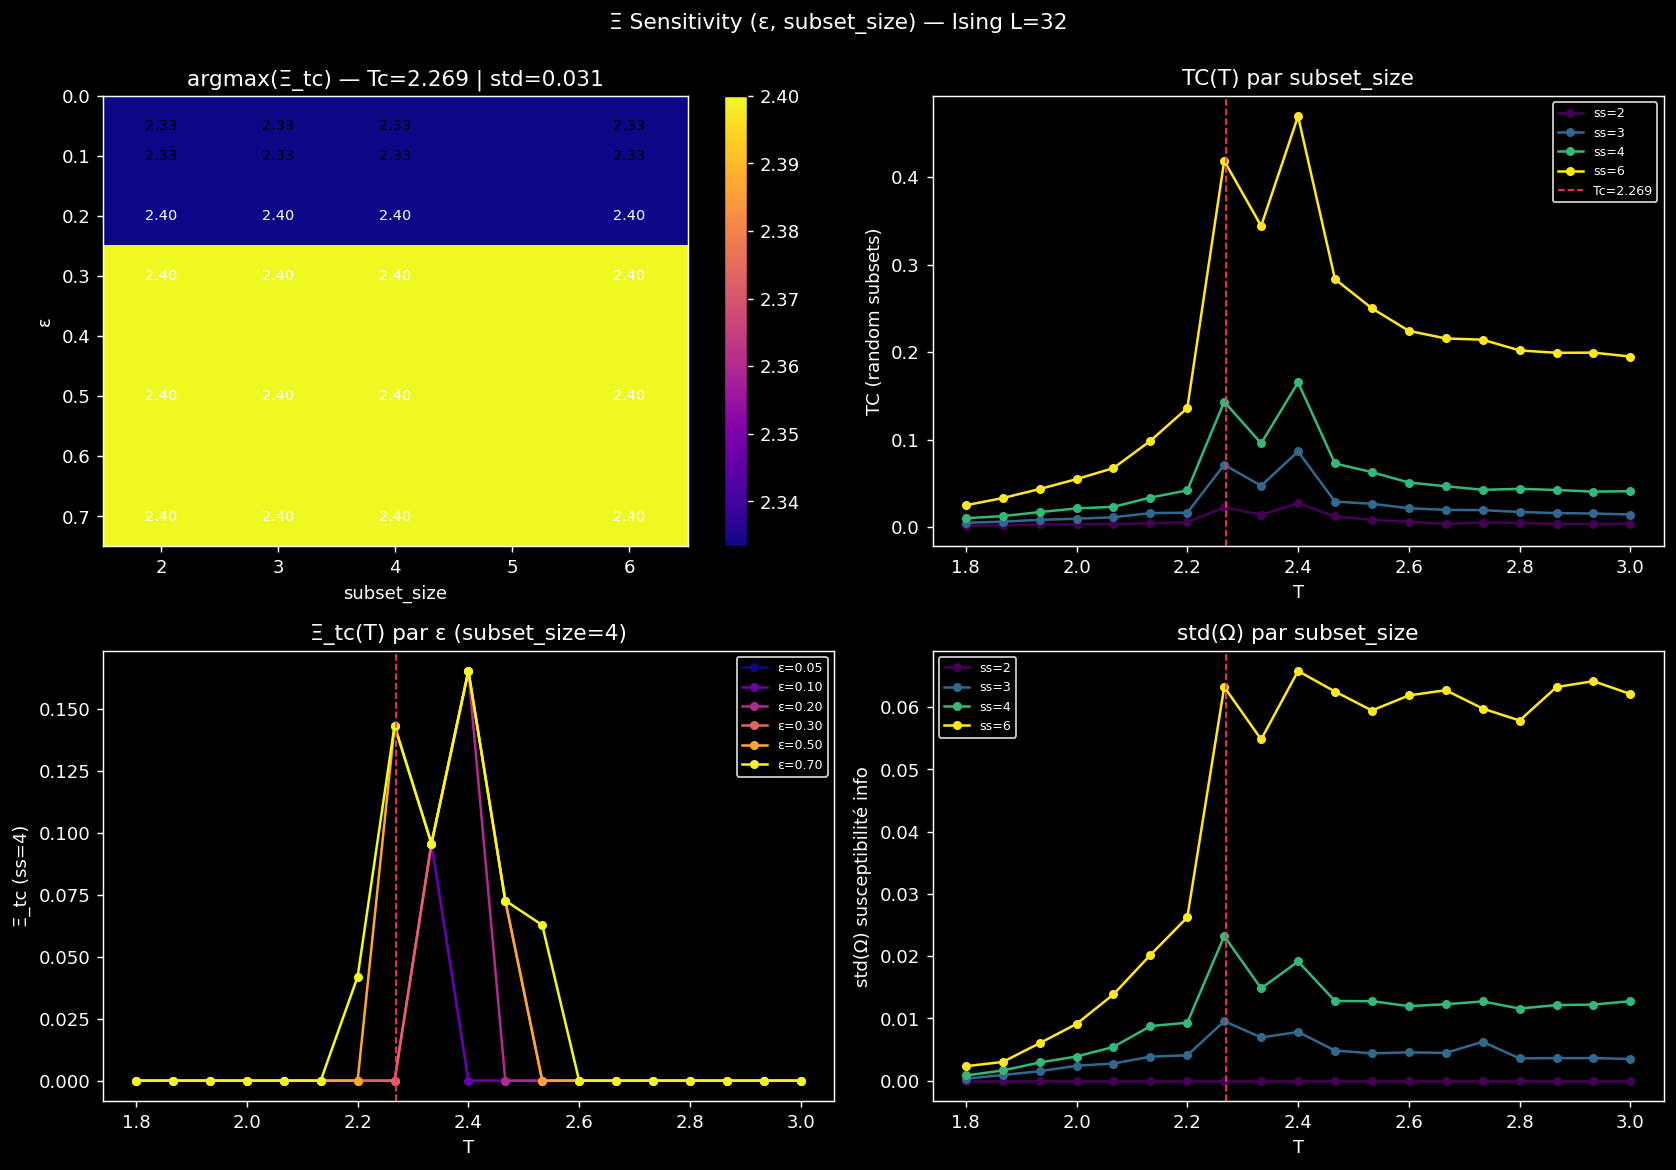

Reproduce this figure in Python.
"""Task #7 — Sensitivity sweep méta-paramètres Ising.

Test robustesse argmax Ξ_tc à Tc en fonction de :
  (a) ε : largeur edge mask
  (b) subset_size : taille des subsets pour O-info / TC

block_size fixé à 2 (contrainte : 2^N bins joint entropy).
Variation de subset_size via random-subset sur grille brute (subset_size ∈ {2,3,4,6}).

Si argmax reste à Tc sous variations larges → observable robuste.
Si décale ou disparaît → sensibilité méta-param → cadre fragile.
"""
import sys
import os
import json
import time
import numpy as np
import matplotlib.pyplot as plt

sys.path.insert(0, os.path.dirname(os.path.dirname(os.path.abspath(__file__))))

from systems.ising2d import simulate
from xi.edge import susceptibility, edge_mask
from xi.interaction import o_information, total_correlation
from xi.hierarchy import rg_blocks


def random_subset_tc_omega(snapshots, subset_size=4, n_subsets=400, rng=None):
    """Tire n_subsets sous-ensembles aléatoires de subset_size spins sur la grille.
    Convertit en {0,1}, calcule TC et Ω moyens."""
    if rng is None:
        rng = np.random.default_rng(0)
    L = snapshots[0].shape[0]
    N_spins = L * L
    flat_snaps = np.stack([s.flatten() for s in snapshots], axis=0)  # (T_snap, N_spins)
    flat_snaps01 = ((flat_snaps + 1) // 2).astype(np.int8)
    tcs, oms = [], []
    for _ in range(n_subsets):
        idx = rng.choice(N_spins, size=subset_size, replace=False)
        sub = flat_snaps01[:, idx]
        tcs.append(total_correlation(sub))
        oms.append(o_information(sub))
    return np.mean(tcs), np.mean(oms), np.std(oms)


def run(
    L=32,
    T_values=None,
    n_equil=1200,
    n_sample=250,
    sample_gap=4,
    epsilons=(0.05, 0.10, 0.20, 0.30, 0.50, 0.70),
    subset_sizes=(2, 3, 4, 6),
    n_subsets=400,
    seed=42,
    outdir=None,
):
    if outdir is None:
        outdir = os.path.dirname(os.path.abspath(__file__))
    if T_values is None:
        T_values = np.linspace(1.8, 3.0, 19)
    Tc = 2.0 / np.log(1.0 + np.sqrt(2.0))
    n_T = len(T_values)

    print(f"L={L} | {n_T} T values | Tc={Tc:.4f}")
    print(f"ε sweep: {epsilons}")
    print(f"subset_size sweep: {subset_sizes}\n")

    # Phase 1 : simuler tous les T une seule fois, partager entre méta-params
    snaps_per_T = {}
    chi_T = np.zeros(n_T)
    print("Simuler tous T...")
    t0 = time.time()
    for i, T in enumerate(T_values):
        snaps = simulate(L=L, T=float(T),
                         n_equil=n_equil, n_sample=n_sample,
                         sample_gap=sample_gap, seed=seed)
        snaps_per_T[i] = snaps
        mags = np.array([s.mean() for s in snaps])
        chi_T[i] = susceptibility(mags, T, L * L)
        if i % 5 == 0:
            print(f"  T={T:.3f} χ={chi_T[i]:.2f}")
    print(f"sim {time.time()-t0:.1f}s")

    # Phase 2 : pour chaque (ε, subset_size), calculer Ξ et noter argmax
    print("\nSensitivity (ε, subset_size)...")
    results = {}
    rng = np.random.default_rng(seed)

    # Pour chaque subset_size : calculer TC(T), Ω(T) une fois (indep de ε)
    tc_by_subsize = {}
    om_by_subsize = {}
    omstd_by_subsize = {}
    for ss in subset_sizes:
        tc_T = np.zeros(n_T)
        om_T = np.zeros(n_T)
        omstd_T = np.zeros(n_T)
        for i in range(n_T):
            tc, om, omstd = random_subset_tc_omega(
                snaps_per_T[i], subset_size=ss, n_subsets=n_subsets, rng=rng,
            )
            tc_T[i] = tc
            om_T[i] = om
            omstd_T[i] = omstd
        tc_by_subsize[ss] = tc_T
        om_by_subsize[ss] = om_T
        omstd_by_subsize[ss] = omstd_T
        peak_T = T_values[np.argmax(tc_T)]
        print(f"  subset_size={ss}: peak TC T={peak_T:.3f} (Δ={peak_T-Tc:+.3f})")

    # Phase 3 : pour chaque ε, build masks et compute Ξ_tc(T) per subset_size
    xi_grid = np.zeros((len(epsilons), len(subset_sizes), n_T))
    argmax_grid = np.zeros((len(epsilons), len(subset_sizes)))
    for ei, eps in enumerate(epsilons):
        mask = edge_mask(chi_T, epsilon=eps)
        for si, ss in enumerate(subset_sizes):
            xi_t = tc_by_subsize[ss] * mask
            xi_grid[ei, si, :] = xi_t
            if mask.any() and xi_t.max() > 0:
                argmax_grid[ei, si] = T_values[np.argmax(xi_t)]
            else:
                argmax_grid[ei, si] = np.nan

    # Print synth table
    print(f"\nargmax(Ξ_tc) [T] grid (lignes=ε, colonnes=subset_size):")
    hdr = "ε / ss"
    print(f"{hdr:>10} | " + " | ".join([f"{ss:>6}" for ss in subset_sizes]))
    print("-" * (12 + 9 * len(subset_sizes)))
    for ei, eps in enumerate(epsilons):
        row = f"{eps:>10.2f} | " + " | ".join([f"{argmax_grid[ei,si]:>6.3f}"
                                                 for si in range(len(subset_sizes))])
        print(row)

    # Robustness metric : std des argmax across grid
    valid = ~np.isnan(argmax_grid)
    if valid.any():
        argmax_mean = np.nanmean(argmax_grid)
        argmax_std = np.nanstd(argmax_grid)
        max_dev = np.nanmax(np.abs(argmax_grid - Tc))
        print(f"\nargmax mean = {argmax_mean:.4f}  std = {argmax_std:.4f}")
        print(f"max |argmax - Tc| = {max_dev:.4f}")
        if argmax_std < 0.05 and max_dev < 0.1:
            verdict = "ROBUSTE"
        elif argmax_std < 0.1:
            verdict = "MODÉRÉMENT ROBUSTE"
        else:
            verdict = "FRAGILE"
        print(f"Verdict : {verdict}")

    # Plot heatmap argmax + lignes Ξ_tc par ε
    fig, axes = plt.subplots(2, 2, figsize=(13, 9))

    ax = axes[0, 0]
    im = ax.imshow(argmax_grid, aspect="auto", cmap="plasma",
                   extent=[subset_sizes[0]-0.5, subset_sizes[-1]+0.5,
                           epsilons[-1]+0.05, epsilons[0]-0.05])
    ax.set_xlabel("subset_size", color="white")
    ax.set_ylabel("ε", color="white")
    ax.set_title(f"argmax(Ξ_tc) — Tc={Tc:.3f} | std={argmax_std:.3f}", color="white")
    cb = fig.colorbar(im, ax=ax)
    cb.ax.tick_params(colors="white")
    # annoter cellules
    for ei, eps in enumerate(epsilons):
        for si, ss in enumerate(subset_sizes):
            val = argmax_grid[ei, si]
            color = "black" if abs(val - Tc) < 0.1 else "white"
            ax.text(ss, eps, f"{val:.2f}", ha="center", va="center",
                    color=color, fontsize=8)

    ax = axes[0, 1]
    cmap_s = plt.get_cmap("viridis", len(subset_sizes))
    for si, ss in enumerate(subset_sizes):
        ax.plot(T_values, tc_by_subsize[ss], "o-", color=cmap_s(si),
                label=f"ss={ss}", lw=1.4, ms=4)
    ax.axvline(Tc, color="#ff3355", ls="--", lw=1, label=f"Tc={Tc:.3f}")
    ax.set_xlabel("T", color="white")
    ax.set_ylabel("TC (random subsets)", color="white")
    ax.legend(facecolor="black", labelcolor="white", edgecolor="white", fontsize=7)
    ax.set_title("TC(T) par subset_size", color="white")

    ax = axes[1, 0]
    cmap_e = plt.get_cmap("plasma", len(epsilons))
    for ei, eps in enumerate(epsilons):
        ax.plot(T_values, xi_grid[ei, 2, :], "o-", color=cmap_e(ei),
                label=f"ε={eps:.2f}", lw=1.4, ms=4)
    ax.axvline(Tc, color="#ff3355", ls="--", lw=1)
    ax.set_xlabel("T", color="white")
    ax.set_ylabel(f"Ξ_tc (ss={subset_sizes[2]})", color="white")
    ax.legend(facecolor="black", labelcolor="white", edgecolor="white", fontsize=7)
    ax.set_title(f"Ξ_tc(T) par ε (subset_size={subset_sizes[2]})", color="white")

    ax = axes[1, 1]
    for si, ss in enumerate(subset_sizes):
        ax.plot(T_values, omstd_by_subsize[ss], "o-", color=cmap_s(si),
                label=f"ss={ss}", lw=1.4, ms=4)
    ax.axvline(Tc, color="#ff3355", ls="--", lw=1)
    ax.set_xlabel("T", color="white")
    ax.set_ylabel("std(Ω) susceptibilité info", color="white")
    ax.legend(facecolor="black", labelcolor="white", edgecolor="white", fontsize=7)
    ax.set_title("std(Ω) par subset_size", color="white")

    for ax in axes.flat:
        ax.set_facecolor("black")
        ax.tick_params(colors="white")
        for sp in ax.spines.values():
            sp.set_color("white")
    fig.patch.set_facecolor("black")
    fig.suptitle(f"Ξ Sensitivity (ε, subset_size) — Ising L={L}", color="white", y=0.995)
    plt.tight_layout()
    png = os.path.join(outdir, "ising_sensitivity.png")
    plt.savefig(png, dpi=130, facecolor="black", bbox_inches="tight")
    print(f"\nsaved {png}")

    out = {
        "L": L, "Tc": Tc, "T_values": T_values.tolist(),
        "epsilons": list(epsilons), "subset_sizes": list(subset_sizes),
        "chi_T": chi_T.tolist(),
        "tc_by_subsize": {str(ss): tc_by_subsize[ss].tolist() for ss in subset_sizes},
        "om_by_subsize": {str(ss): om_by_subsize[ss].tolist() for ss in subset_sizes},
        "omstd_by_subsize": {str(ss): omstd_by_subsize[ss].tolist() for ss in subset_sizes},
        "argmax_grid": argmax_grid.tolist(),
        "xi_grid": xi_grid.tolist(),
        "argmax_mean": float(argmax_mean),
        "argmax_std": float(argmax_std),
        "max_dev_Tc": float(max_dev),
        "verdict": verdict,
    }
    with open(os.path.join(outdir, "ising_sensitivity.json"), "w") as f:
        json.dump(out, f, indent=2)
    print(f"saved {os.path.join(outdir, 'ising_sensitivity.json')}")
    return out


if __name__ == "__main__":
    run()
